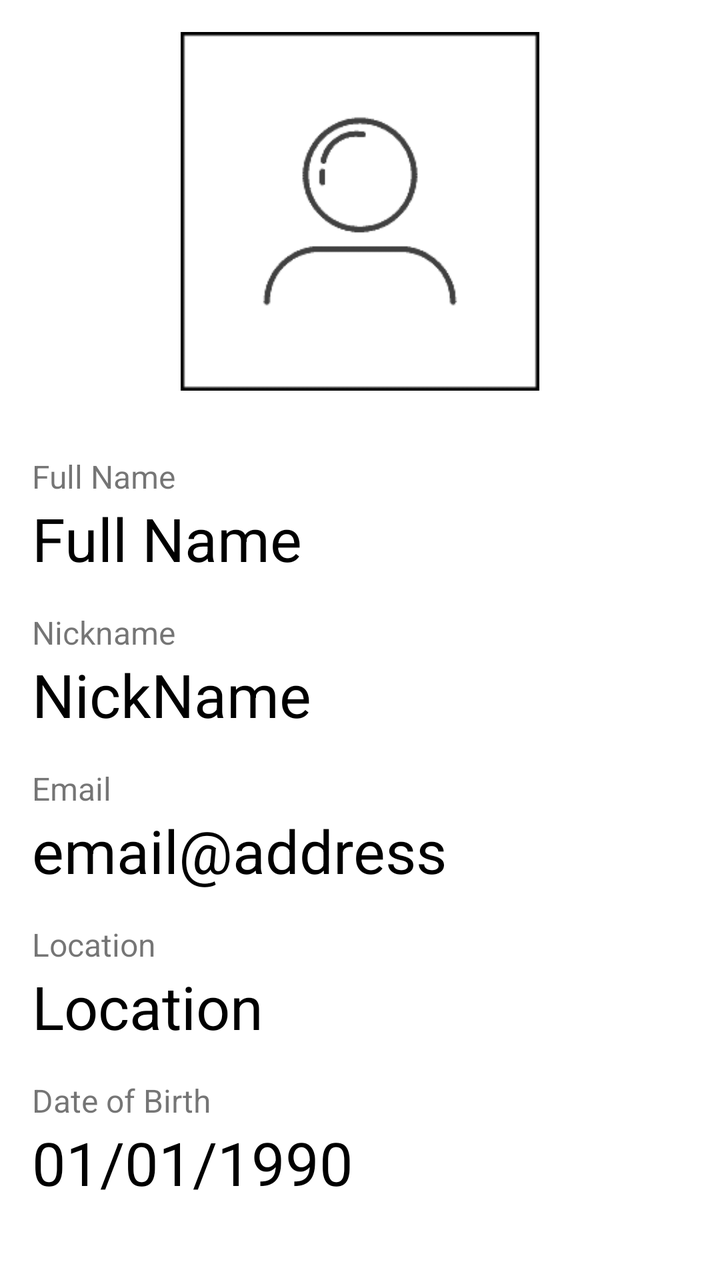
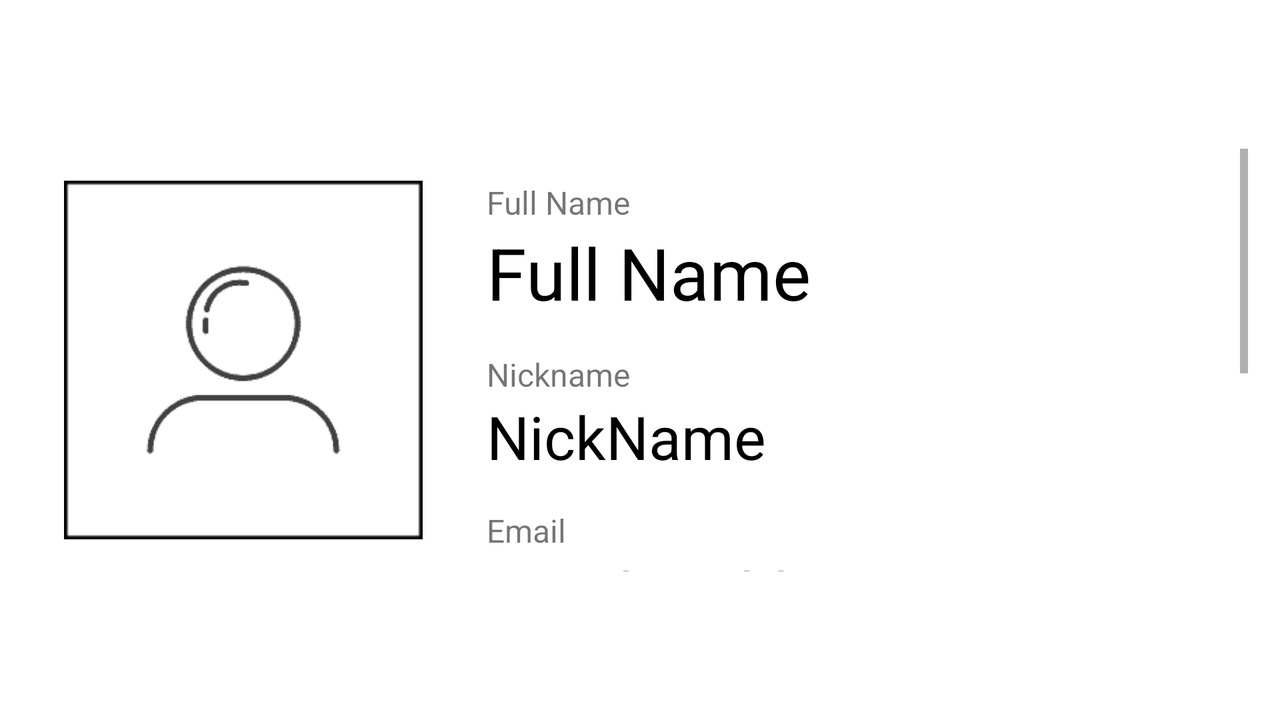

One screen, two layout resources from the same app: the default and the author's alternative for another configuration. Each is rendered where Android would select it; the XML of both is given below.
<!-- AndroidManifest.xml: application theme Theme.Madcarpooling -->
<!-- res/layout/fragment_show_profile.xml -->
<?xml version="1.0" encoding="utf-8"?>
<androidx.constraintlayout.widget.ConstraintLayout xmlns:android="http://schemas.android.com/apk/res/android"
    xmlns:app="http://schemas.android.com/apk/res-auto"
    xmlns:tools="http://schemas.android.com/tools"
    android:layout_width="match_parent"
    android:layout_height="match_parent"
    tools:context=".ui.show_profile.ShowProfileFragment">

    <ImageView
        android:id="@+id/show_photo"
        android:layout_width="0dp"
        android:layout_height="0dp"

        android:layout_alignParentTop="true"

        android:padding="16dp"
        android:src="@drawable/user_image"
        app:layout_constraintDimensionRatio="1:1"
        app:layout_constraintEnd_toEndOf="parent"
        app:layout_constraintHeight_default="percent"
        app:layout_constraintHeight_percent=".33"
        app:layout_constraintHorizontal_bias="0.5"
        app:layout_constraintStart_toStartOf="parent"
        app:layout_constraintTop_toTopOf="parent" />

    <ScrollView
        android:id="@+id/scrollView"
        android:layout_width="match_parent"
        android:layout_height="0dp"
        android:fillViewport="false"
        android:orientation="vertical"
        app:layout_constraintBottom_toBottomOf="parent"
        app:layout_constraintEnd_toEndOf="parent"
        app:layout_constraintHorizontal_bias="0.0"
        app:layout_constraintStart_toStartOf="parent"
        app:layout_constraintTop_toBottomOf="@+id/show_photo"
        app:layout_constraintVertical_bias="0.0"
        android:layout_marginStart="16dp"
        android:layout_marginLeft="16dp"
        android:layout_marginEnd="16dp"
        android:layout_marginRight="16dp"
        android:fadeScrollbars="false">

        <LinearLayout
            android:id="@+id/linearLayout0"
            android:layout_width="fill_parent"
            android:layout_height="fill_parent"
            android:orientation="vertical">

            <TextView
                android:id="@+id/fullName_title"
                android:layout_width="wrap_content"
                android:layout_height="wrap_content"
                android:layout_marginTop="16dp"
                android:text="Full Name"
                android:textSize="16sp" />
            <TextView
                android:id="@+id/fullName"
                android:layout_width="wrap_content"
                android:layout_height="wrap_content"
                android:text="Full Name"
                android:textColor="?android:attr/colorForeground"
                android:textSize="30sp"
                android:ellipsize="end"
                android:maxLines="1"/>

            <TextView
                android:id="@+id/nickName_title"
                android:layout_width="wrap_content"
                android:layout_height="wrap_content"
                android:layout_marginTop="16dp"
                android:text="Nickname"
                android:textSize="16sp" />
            <TextView
                android:id="@+id/nickname"
                android:layout_width="wrap_content"
                android:layout_height="wrap_content"
                android:text="NickName"
                android:textSize="30sp"
                android:textColor="?android:attr/colorForeground"
                android:ellipsize="end"
                android:maxLines="1" />

            <TextView
                android:id="@+id/email_title"
                android:layout_width="wrap_content"
                android:layout_height="wrap_content"
                android:layout_marginTop="16dp"
                android:text="Email"
                android:textSize="16sp" />
            <TextView
                android:id="@+id/email"
                android:layout_width="wrap_content"
                android:layout_height="wrap_content"
                android:text="email@address"
                android:textSize="30sp"
                android:textColor="?android:attr/colorForeground"
                android:ellipsize="end"
                android:maxLines="1"
                />

            <TextView
                android:id="@+id/location_title"
                android:layout_width="wrap_content"
                android:layout_height="wrap_content"
                android:layout_marginTop="16dp"
                android:text="Location"
                android:textSize="16sp" />
            <TextView
                android:id="@+id/location"
                android:layout_width="wrap_content"
                android:layout_height="wrap_content"
                android:text="Location"
                android:textSize="30sp"
                android:textColor="?android:attr/colorForeground"
                android:ellipsize="end"
                android:maxLines="1" />

            <TextView
                android:id="@+id/birthDate_title"
                android:layout_width="wrap_content"
                android:layout_height="wrap_content"
                android:layout_marginTop="16dp"
                android:text="Date of Birth"
                android:textSize="16sp" />
            <TextView
                android:id="@+id/birthDate"
                android:layout_width="wrap_content"
                android:layout_height="wrap_content"
                android:text="01/01/1990"
                android:textSize="30sp"
                android:textColor="?android:attr/colorForeground"
                android:ellipsize="end"
                android:maxLines="1" />

        </LinearLayout>

    </ScrollView>
</androidx.constraintlayout.widget.ConstraintLayout>
<!-- resources referenced by this layout -->
<resources>
  <!-- drawable user_image: png bitmap (drawable, 11025 bytes) -->
  <style name="Theme.Madcarpooling" parent="Theme.MaterialComponents.DayNight.DarkActionBar">
          
          <item name="colorPrimary">@color/lightblue</item>
          <item name="colorPrimaryVariant">@color/lightblue</item>
          <item name="colorOnPrimary">@color/white</item>
          
          <item name="colorSecondary">@color/lightblue</item>
          <item name="colorSecondaryVariant">@color/lightblue</item>
          <item name="colorOnSecondary">@color/black</item>
          
          <item name="android:statusBarColor" tools:targetApi="l">?attr/colorPrimaryVariant</item>
          
      </style>
  <color name="lightblue">#2ECCFA</color>
  <color name="white">#FFFFFFFF</color>
  <color name="black">#FF000000</color>
</resources>
<!-- res/layout-land/fragment_show_profile.xml (the author's variant of the layout above) -->
<!-- drawn on the phone turned sideways -->
<?xml version="1.0" encoding="utf-8"?>
<androidx.constraintlayout.widget.ConstraintLayout xmlns:android="http://schemas.android.com/apk/res/android"
    xmlns:app="http://schemas.android.com/apk/res-auto"
    xmlns:tools="http://schemas.android.com/tools"
    android:layout_width="match_parent"
    android:layout_height="match_parent"
    tools:context=".ui.show_profile.ShowProfileFragment">

    <ImageView
        android:id="@+id/show_photo"
        android:layout_width="0dp"
        android:layout_height="0dp"

        android:layout_alignParentLeft="true"

        android:layout_alignParentTop="true"

        android:layout_marginStart="16dp"
        android:layout_marginLeft="16dp"
        android:padding="16dp"
        android:src="@drawable/user_image"
        app:layout_constraintBottom_toBottomOf="parent"
        app:layout_constraintDimensionRatio="1:1"
        app:layout_constraintStart_toStartOf="parent"
        app:layout_constraintTop_toTopOf="parent"
        app:layout_constraintWidth_default="percent"
        app:layout_constraintWidth_percent=".33" />

    <ScrollView
        android:id="@+id/scrollView"
        android:layout_width="0dp"
        android:layout_height="0dp"
        android:layout_marginStart="16dp"
        android:layout_marginLeft="16dp"
        android:layout_marginEnd="16dp"
        android:layout_marginRight="16dp"
        android:fillViewport="false"
        android:orientation="vertical"
        app:layout_constraintBottom_toBottomOf="@+id/show_photo"
        app:layout_constraintEnd_toEndOf="parent"
        app:layout_constraintStart_toEndOf="@+id/show_photo"
        app:layout_constraintTop_toTopOf="@+id/show_photo"
        android:fadeScrollbars="false">

        <LinearLayout
            android:id="@+id/linearLayout0"
            android:layout_width="fill_parent"
            android:layout_height="fill_parent"
            android:orientation="vertical">

            <TextView
                android:id="@+id/fullName_title"
                android:layout_width="wrap_content"
                android:layout_height="wrap_content"
                android:layout_marginTop="16dp"
                android:text="Full Name"
                android:textSize="16sp" />
            <TextView
                android:id="@+id/fullName"
                android:layout_width="wrap_content"
                android:layout_height="wrap_content"
                android:text="Full Name"
                android:textColor="?android:attr/colorForeground"
                android:textSize="36sp" />

            <TextView
                android:id="@+id/nickName_title"
                android:layout_width="wrap_content"
                android:layout_height="wrap_content"
                android:layout_marginTop="16dp"
                android:text="Nickname"
                android:textSize="16sp" />
            <TextView
                android:id="@+id/nickname"
                android:layout_width="wrap_content"
                android:layout_height="wrap_content"
                android:text="NickName"
                android:textSize="30sp"
                android:textColor="?android:attr/colorForeground" />

            <TextView
                android:id="@+id/email_title"
                android:layout_width="wrap_content"
                android:layout_height="wrap_content"
                android:layout_marginTop="16dp"
                android:text="Email"
                android:textSize="16sp" />
            <TextView
                android:id="@+id/email"
                android:layout_width="wrap_content"
                android:layout_height="wrap_content"
                android:text="email@address"
                android:textSize="30sp"
                android:textColor="?android:attr/colorForeground"
                />

            <TextView
                android:id="@+id/location_title"
                android:layout_width="wrap_content"
                android:layout_height="wrap_content"
                android:layout_marginTop="16dp"
                android:text="Location"
                android:textSize="16sp" />
            <TextView
                android:id="@+id/location"
                android:layout_width="wrap_content"
                android:layout_height="wrap_content"
                android:text="Location"
                android:textSize="30sp"
                android:textColor="?android:attr/colorForeground"/>

            <TextView
                android:id="@+id/birthDate_title"
                android:layout_width="wrap_content"
                android:layout_height="wrap_content"
                android:layout_marginTop="16dp"
                android:text="Date of Birth"
                android:textSize="16sp" />
            <TextView
                android:id="@+id/birthDate"
                android:layout_width="wrap_content"
                android:layout_height="wrap_content"
                android:text="01/01/1990"
                android:textSize="30sp"
                android:textColor="?android:attr/colorForeground"/>

        </LinearLayout>

    </ScrollView>

</androidx.constraintlayout.widget.ConstraintLayout>
